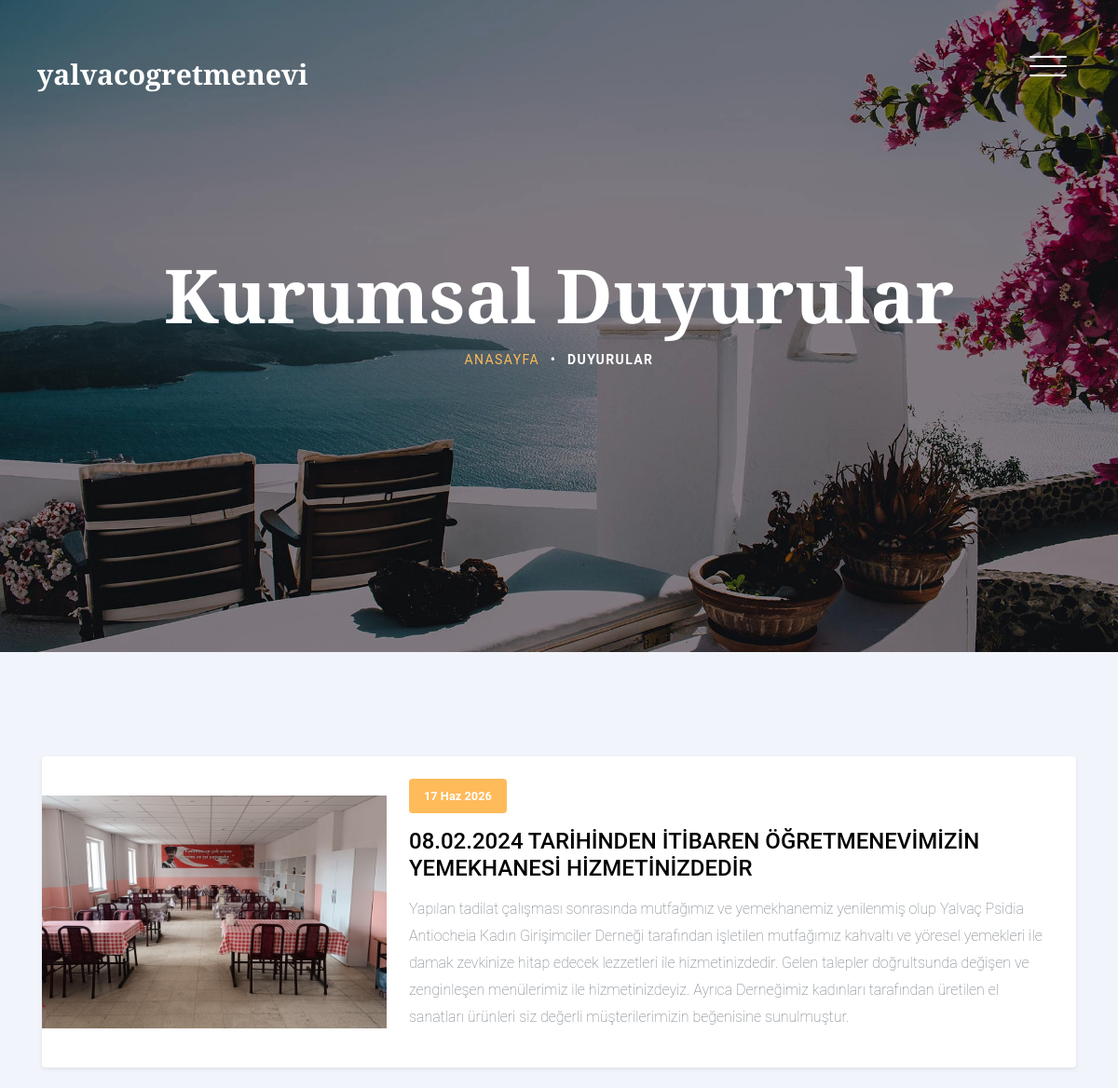
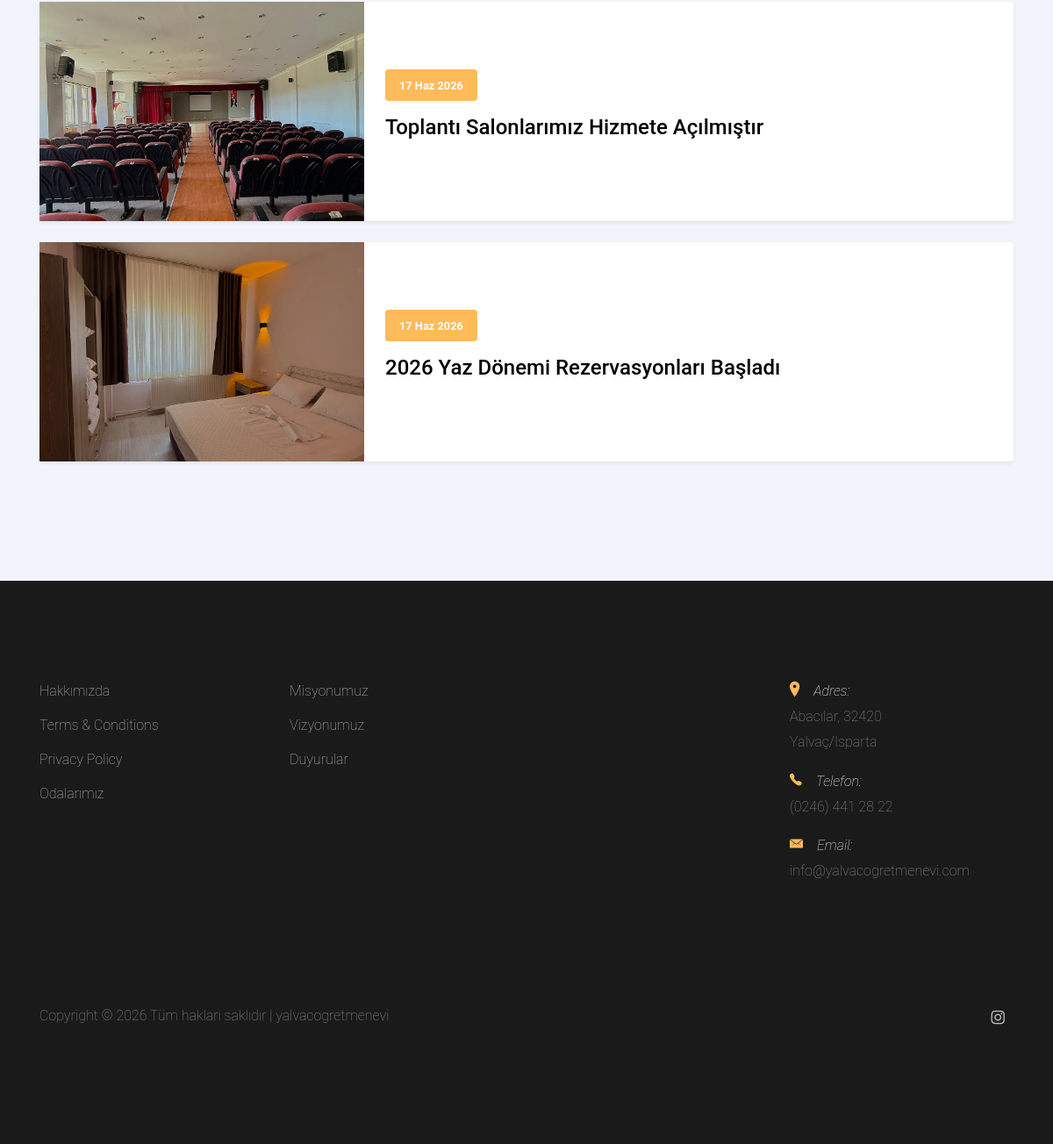
Page /duyurular/ on the committed database (2 pictures, top to bottom).
### myapp/models.py (models this page shows, shortened)
class Announcement(models.Model):
    title = models.CharField(max_length=200, verbose_name="Başlık")
    description = models.TextField(verbose_name="Açıklama")
    image = models.ImageField(upload_to='announcements/', verbose_name="Resim")
    date = models.DateField(auto_now_add=True, verbose_name="Tarih")
    class Meta:
        verbose_name = "Duyuru"
        verbose_name_plural = "Duyurular"
        ordering = ['-date']

### myapp/views.py (the view)
# urls.py: path('duyurular/', views.announcements_view, name='announcements'),
def announcements_view(request):
    duyurular = Announcement.objects.filter(is_active=True)
    return render(request, 'myapp/announcements.html', {'duyurular': duyurular})

### myapp/templates/myapp/announcements.html (shortened to what this page needs)
{% extends 'myapp/base.html' %}
{% load static %}
{% block content %}
<section class="site-hero inner-page overlay" style="background-image: url({% static 'myapp/images/hero_4.jpg' %});"
    data-stellar-background-ratio="0.5">
    <div class="container">
        <div class="row site-hero-inner justify-content-center align-items-center">
            <div class="col-md-10 text-center" data-aos="fade">
                <h1 class="heading mb-3">Kurumsal Duyurular</h1>
                <ul class="custom-breadcrumbs mb-4">
                    <li><a href="{% url 'index' %}">Anasayfa</a></li>
                    <li>&bullet;</li>
                    <li>Duyurular</li>
                </ul>
            </div>
        </div>
    </div>
</section>
<section class="section bg-light" id="duyuru-listesi">
    <div class="container">
        <div class="row">
            {% if duyurular %}
            {% for duyuru in duyurular %}
            <div class="col-md-12 mb-4" data-aos="fade-up" data-aos-delay="{{ forloop.counter }}00">
                <div class="card border-0 shadow-sm rounded overflow-hidden">
                    <div class="row no-gutters align-items-center">
                        {% if duyuru.image %}
                        <div class="col-md-4">
                            <img src="{{ duyuru.image.url }}" alt="{{ duyuru.title }}" class="img-fluid w-100"
                                style="object-fit: cover; height: 250px;">
                        </div>
                        {% endif %}
                        <div class="{% if duyuru.image %}col-md-8{% else %}col-md-12{% endif %} p-4">
                            <div class="d-flex align-items-center mb-3">
                                <div class="bg-primary text-white px-3 py-1 rounded mr-3">
                                    <small class="font-weight-bold">{{ duyuru.created_at|date:"d M Y" }}</small>
                                </div>
                            </div>
                            <h3 class="text-black h4 mb-3">{{ duyuru.title }}</h3>
                            <p class="text-muted" style="white-space: pre-line;">{{ duyuru.content }}</p>
                        </div>
                    </div>
                </div>
            </div>
            {% endfor %}
            {% endif %}
        </div>
    </div>
</section>
{% endblock %}

### myapp/static/myapp/css/style.css (style rules this page uses)
body { background: #fff; font-family: "Roboto", arial, sans-serif; font-weight: 200; font-size: 16px; line-height: 1.8; color: #6c757d; position: relative; }
a { -webkit-transition: .3s all ease; -o-transition: .3s all ease; transition: .3s all ease; text-decoration: none; }
h1, h2, h3, h4, h5 { color: #000; font-family: "Playfair Display", times, serif; }
.bg-light { background: #f2f4fb !important; }
.site-hero { background-size: cover; height: 100vh; min-height: 700px; width: 100%; position: relative; }
.site-hero .heading { font-family: "Playfair Display", times, serif; font-weight: bold; }
.site-hero.overlay:before { background: rgba(0, 0, 0, 0.45); content: ""; position: absolute; height: 100vh; min-height: 700px; top: 0; left: 0; bottom: 0; right: 0; }
.site-hero.inner-page { height: 50vh; min-height: 700px; }
.site-hero.inner-page.overlay:before { height: 50vh; min-height: 700px; }
.site-hero-inner { height: 100vh; min-height: 700px; }
.site-hero-inner .heading { font-size: 80px; font-family: "Playfair Display", times, serif; color: #fff; line-height: 1; font-weight: bold; }
.inner-page .site-hero-inner { height: 50vh; min-height: 700px; }
.section { padding: 7em 0; }
.heading-serif, .heading, .testimonial-section .heading, .slider-section .heading, .blog-post-entry .heading { font-size: 60px; font-family: "Playfair Display", times, serif; font-weight: 700; }
.text-black { color: #000 !important; }
.custom-breadcrumbs { list-style: none; padding: 0; margin: 0; }
.custom-breadcrumbs li { display: inline-block; color: #fff; margin: 0 4px; text-transform: uppercase; font-size: 14px; letter-spacing: .1em; font-weight: bold; }
.custom-breadcrumbs li a { font-weight: normal; }

### rows in the picture
Announcement: image (picture), created_at "17 Haz 2026", title "08.02.2024 TARİHİNDEN İTİBAREN ÖĞRETMENEVİMİZİN YEMEKHANESİ HİZMETİNİZDEDİR", content "Yapılan tadilat çalışması sonrasında mutfağımız ve yemekhanemiz yenilenmiş olup Yalvaç Psidia Antiocheia Kadın Girişimciler Derneği tarafından işletilen mutfağımız kahvaltı ve yöresel yemekleri ile damak zevkinize hitap edecek lezzetleri ile hizmetinizdedir. Gelen talepler doğrultsunda değişen ve zenginleşen menülerimiz ile hizmetinizdeyiz. Ayrıca Derneğimiz kadınları tarafından üretilen el sanatları ürünleri siz değerli müşterilerimizin beğenisine sunulmuştur."
Announcement: image (picture), created_at "17 Haz 2026", title "Toplantı Salonlarımız Hizmete Açılmıştır"
Announcement: image (picture), created_at "17 Haz 2026", title "2026 Yaz Dönemi Rezervasyonları Başladı"
